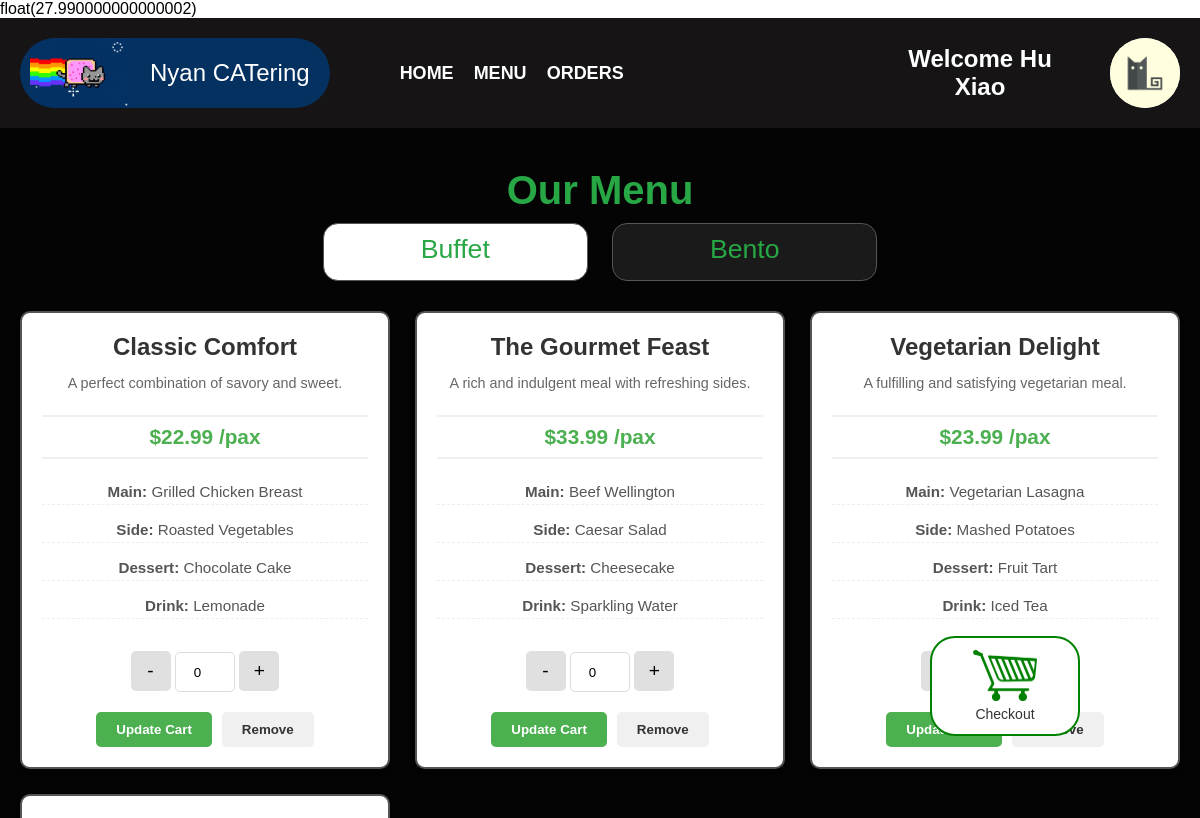
The app's page /frontend/menu_page.php (signed in) with its own data.
### tables this page shows
CREATE TABLE `user_preferences` (
  `user_id` int(50) NOT NULL,
  `name` varchar(255) DEFAULT NULL,
  `address` varchar(255) DEFAULT NULL,
  `preferred_payment_method` varchar(63) DEFAULT NULL,
  `is_notify_by_sms` tinyint(1) NOT NULL,
  `is_notify_by_email` tinyint(1) NOT NULL,
  `is_notify_by_whatsapp` tinyint(1) NOT NULL,
  `is_notify_by_telegram` tinyint(1) NOT NULL
);

CREATE TABLE `packages` (
  `package_id` int(11) NOT NULL,
  `item_name` varchar(255) NOT NULL,
  `description` varchar(500) NOT NULL,
  `price` decimal(10,2) NOT NULL,
  `category` varchar(32) NOT NULL,
  `is_available` int(11) NOT NULL,
  `main` int(11) NOT NULL,
  `side` int(11) NOT NULL,
  `dessert` int(11) NOT NULL,
  `drink` int(11) NOT NULL
);

### backend/core/menu_packages.php (called while the page is built, shortened)
<?php
require_once 'NyanDB.php';
require_once 'menu_items.php';
class MenuPackages{
    public static function get_latest_packages(){
        $sql = "
        SELECT *
        FROM packages
        WHERE package_id IN (
            SELECT MAX(package_id)
            FROM packages
            GROUP BY item_name
        )
        AND is_available = true;
        ";
        $results = NyanDB::single_query($sql, []);
        $result = mysqli_fetch_all($results, MYSQLI_ASSOC);
        return MenuPackages::format_result($result,'package_id');
    }
    public static function get_latest_instock_package_ids(){
        $sql = "
        SELECT p.package_id
        FROM packages p
        JOIN menu_items m1 ON p.main    = m1.menu_item_id AND m1.is_in_stock = 1
        JOIN menu_items m2 ON p.side    = m2.menu_item_id AND m2.is_in_stock = 1
        JOIN menu_items m3 ON p.dessert = m3.menu_item_id AND m3.is_in_stock = 1
        JOIN menu_items m4 ON p.drink   = m4.menu_item_id AND m4.is_in_stock = 1
        WHERE p.package_id IN (
            SELECT MAX(package_id)
            FROM packages
            GROUP BY item_name
        );
        ";
        $results = NyanDB::single_query($sql, []);
        $result = mysqli_fetch_all($results, MYSQLI_ASSOC);
        return MenuPackages::format_result($result,'package_id');
    }
    public static function get_latest_instock_package_information(){
        $output = [];
        $instock_package_info = MenuPackages::get_latest_packages();
        foreach (MenuPackages::get_latest_instock_package_ids() as $package_array){
            $available_package_id = $package_array['package_id'];
            if(isset($instock_package_info[$available_package_id])){
                $package_info = $instock_package_info[$available_package_id];
                $package_info['main_name']    = MenuItems::get_menu_item_by_id($package_info['main'])['item_name'];
                $package_info['side_name']    = MenuItems::get_menu_item_by_id($package_info['side'])['item_name'];
                $package_info['dessert_name'] = MenuItems::get_menu_item_by_id($package_info['dessert'])['item_name'];
                $package_info['drink_name']   = MenuItems::get_menu_item_by_id($package_info['drink'])['item_name'];
                $package_info['img_src']      = MenuItems::get_associated_image_src($available_package_id)??null;
                $output[] = $package_info;
            }
        }
        return $output;
    }
    private static function format_result($array,$attribute){
        $output = [];
        foreach($array as $item){
            $key = $item[$attribute];
            $output[$key] = $item;
        }
        return $output;
    }
}
?>

### backend/core/NyanDB.php (called while the page is built, shortened)
<?php
class NyanDB
{
    public $db;
    private function connect() {
        $this->db = new mysqli(self::HOST, self::USERNAME, self::PASSWORD, self::DBNAME);
    }
    public function close() {
        if ($this->db) {
            $this->db = null;
        }
    }
    private function prepare($sql,$params = []){
        $stmt = $this->db->prepare($sql);
        if (!empty($params)){
            $types = str_repeat('s',count($params));
            $stmt->bind_param($types, ...$params);
        }
        return $stmt;
    }
    public function query($sql,$params){
        $stmt = $this->prepare($sql,$params);
        $result = $stmt->execute();
        if (stripos(trim($sql), 'SELECT') === 0) {
            return $stmt->get_result();
        }
        return $result;
    }
    public static function single_query($sql,$params) {
        $database = new NyanDB();
        $result = $database->query($sql,$params);
        return $result;
    }
}
?>

### backend/core/menu_items.php (called while the page is built, shortened)
<?php
require_once 'NyanDB.php';
class MenuItems{
    public static function get_menu_item_by_id($menu_item_id){
        $sql = "
        SELECT *
        FROM menu_items
        WHERE menu_item_id = ?
        ";
        $results = NyanDB::single_query($sql, [$menu_item_id]);
        $result = $results->fetch_assoc();
        return $result ?? null;
    }
    public static function get_associated_image_src($menu_item_id){
        $sql = "
        SELECT *
        FROM menu_item_images
        WHERE menu_item_id = ?
        ";
        $results = NyanDB::single_query($sql, [$menu_item_id]);
        $result = $results->fetch_assoc();
        if(empty($result)){
            return null;}
        $image = new Image($result['image_name'], $result['image_data'], $result['image_type']);
        return $image->getsrc();
    }
}
?>

### frontend/utilities/resource_aquisition.php (called while the page is built, shortened)
<?php
require_once "..\backend\core\NyanDB.php";
function aquire_username_or_default($default_username): string | null {
    $sql = "SELECT name AS username FROM user_preferences WHERE user_id = ?";
    $result = NyanDB::single_query($sql, [$_SESSION["user_id"]]);
    return $_SESSION["username"];
}
?>

### frontend/menu_page.php (the view, shortened to what this page needs)
<?php
require_once "./components/templates.php";
require_once "./utilities/resource_aquisition.php";
require_once "../backend/core/menu_packages.php";
var_dump(MenuItems::get_total_price(4,8,11,16));
function generate_menu_page(): string
{
    $display_category = $_GET['display_category'] ?? 'buffet';
    $display_items = [
        'bento' => [],
        'buffet' => [],
    ];
    $latest_packages = MenuPackages::get_latest_instock_package_information();
    foreach($latest_packages as $package){
        if($package['category']=='buffet'){
            $display_items['buffet'][$package['package_id']] = $package;
        }
        if($package['category']=='bento'){
            $display_items['bento'][$package['package_id']] = $package;
        }
    }
?>
    <div class="main-content-container">
        <h1 class="title-our-menu">Our Menu</h1>
        <div>
            <button
                class='display-category-toggle-container' <?= $display_category == 'buffet' ? 'disabled' : ''; ?>
                onclick="redirect_back(display_category='buffet')">
                <label>Buffet</label>
            </button>
            <button
                class='display-category-toggle-container' <?= $display_category == 'bento' ? 'disabled' : ''; ?>
                onclick="redirect_back(display_category='bento')">
                <label>Bento</label>
            </button>
        </div>
        <form id='cart-form' method="post">
            <div class="packages-display-frame">
                <?php foreach ($display_items[$display_category] as $item):
                    $package_id = $item['package_id'];
                    $cart_quantity = $_SESSION['cart'][$package_id]??0
                    ?>
                    <div class="package-item-unit-container">
                        <h3><?php echo htmlspecialchars($item['item_name']); ?></h3>
                        <div class="package-description"><?php echo htmlspecialchars($item['description']); ?></div>
                        <div class="package-price">$<?php echo number_format($item['price'], 2); ?> /pax</div>
                        <div class='package-main-name'><b>Main: </b><?php echo htmlspecialchars($item['main_name']); ?></div>
                        <div class='package-side-name'><b>Side: </b><?php echo htmlspecialchars($item['side_name']); ?></div>
                        <div class='package-dessert-name'><b>Dessert: </b><?php echo htmlspecialchars($item['dessert_name']); ?></div>
                        <div class='package-drink-name'><b>Drink: </b><?php echo htmlspecialchars($item['drink_name']); ?></div>
                        <div class="order-quantity-container">
                            <div class="quantity-controls">
                                <button type="button" onclick="adjust_quantity('input_quantity_package_<?=$package_id?>', -1)">-</button>
                                <input name = "<?=$package_id?>" type="number" id="input_quantity_package_<?=$package_id?>" value="<?=$cart_quantity?>" min="0" max="999">
                                <button type="button" onclick="adjust_quantity('input_quantity_package_<?=$package_id?>', 1)">+</button>
                            </div>
                            <div class="popup-buttons">
                                <button class="add-to-cart-btn"
                                    onclick="update_cart(<?=$package_id?>)">
                                    Update Cart
                                </button>
                                <button class="cancel-btn"
                                    onclick="reset_quantity('input_quantity_package_<?=$package_id?>')">
                                    Remove
                                </button>
                            </div>
                        </div>
                    </div>
                <?php endforeach; ?>
            </div>
        </form>
        <a href="checkout_page.php">
            <div class="cart-container">
                <div class="cart-img-container">
                    <img src="./assets/green_shop-pict-cart.png" alt="checkout-button">
                    <span class="cart-text">Checkout</span>
                </div>
            </div>
        </a>
    </div>
<?php
    return ob_get_clean();
}
$username = aquire_username_or_default(DEFAULT_USERNAME);
(new PageTemplate())
    ->set_footer()
    ->set_content(generate_menu_page())
    ->set_header(MENU_PAGE_STYLES)
    ->set_navibar(NAV_LINKS, $username)
    ->set_outline(MENU_PAGE_SCRIPTS)
    ->render();
?>

### frontend/components/templates.php (shortened to what this page needs)
<?php
class PageTemplate
{
    private ?string $content = null;
    private string $header_title;
    private string $header;
    private string $outline;
    private string $navibar;
    private string $footer;
    public function __construct()
    {
        $this->content = <<<HTML
            <div id="dummy-content"></div>
        HTML;
    }
    public function set_content(string $content): self
    {
        $this->content = $content;
        return $this;
    }
    public function set_header(array $style_files, string $title = PROJECT_TITLE, ): self
    {
        $this->header_title = $title;
        $this->header = <<<HTML
            <!DOCTYPE html>
            <html lang="en">
            <head>
                <meta charset="UTF-8">
                <meta name="viewport" content="width=device-width, initial-scale=1.0">
                <title>$title</title>
        HTML;
        foreach ($style_files as $style_file) {
            $this->header .= <<<STYLE
                <link rel="stylesheet" href="$style_file">
            STYLE;
        }
        $this->header .= <<<HTML
            </head>
        HTML;
        return $this;
    }
    public function set_outline(array $scripts): self
    {
        $NAVIBAR_PLACEHOLDER = self::NAVIBAR_PLACEHOLDER;
        $CONTENT_PLACEHOLDER = self::CONTENT_PLACEHOLDER;
        $FOOTER_PLACEHOLDER  = self::FOOTER_PLACEHOLDER;
        $this->outline = <<<HTML
            <body>
            <div class="screen-adjuster">
                <div class="main-outline">
                    <div class="nav-bar-outline">
                        $NAVIBAR_PLACEHOLDER
                    </div>
                    <div class="secondary-outline">
                        $CONTENT_PLACEHOLDER
                    </div>
                    <div>
                        $FOOTER_PLACEHOLDER
                    </div>
                </div>
            </div>
        HTML;
        foreach ($scripts as $script_file) {
            $this->outline .= <<<HTML
                <script src="$script_file" defer></script>
            HTML;
        }
        $this->outline .= <<<HTML
            </body>
        HTML;
        return $this;
    }
    public function set_navibar(array $links, ?string $username = null)
    {
        $this->navibar = <<<HTML
            <nav class="navi-bar-container unselectable">
                <div class="cater-icon-name-container">
                    <div class="cater-icon">
                        <img src="./assets/cat-space.gif" alt="NyanCat">
                    </div>
                    <div class="cater-name">
                        {$this->header_title}
                    </div>
                </div>
                <div class="navi-links-container">
        HTML;
        foreach ($links as $category => $content) {
            $this->navibar .= <<<HTML
                <div class="navi-link-container">
            HTML;
            if (is_array($content)) {
                foreach ($content as $sub_cat => $sub_content) {
                }
            } else {
                $this->navibar .= <<<HTML
                    <a href="$content">$category</a>
                HTML;
            }
            $this->navibar .= "</div>";
        }
        $this->navibar .= <<<HTML
                </div>
                <div class="spacer"></div>
        HTML;
        if ($username !== null) {
            $this->navibar .= <<<HTML
                <div class="welcome-message-container">
                    <span>
                        Welcome $username <br>
                    </span>
                </div>
            HTML;
        }
        if ($username === null) {
            $this->navibar .= <<<HTML
                <button class="sign-in-up-container">
                    <a class="sign-in-sign-up" href="./sign_in_up_page.php">
                        Sign In
                    </a>
                </button>
                </nav>
            HTML;
        } else {
            $this->navibar .= <<<HTML
                    <button class="account-avatar-container" onclick="avatar_onclick()">
                        <img src="./assets/cat-avatar.png" alt="">
                    </button>
                </nav>
            HTML;
        }
        return $this;
    }
    public function set_footer()
    {
        $this->footer = <<<HTML
            <footer>
                <Address>
                    <div class="footer-text-title">Address</div>
                    <div class="footer-text-body">
                        Nyan Cat Residence              <br>
                        42 Rainbow Lane                 <br>
                        Pixelville, Internet Universe   <br>
                        Purrfect Galaxy, 001010         <br>
                        Cyberspace                      <br>
                    </div>
                </Address>
                <div>
                    <div class="footer-text-title">Email</div>
                    <div class="footer-text-body">nyancat@localhost.org</div>
                </div>
                <div class="footer-text-title">Participate</div>
                <div class="footer-text-title">Term of Service</div>
                <div class="footer-text-title">Policy</div>
                <div class="footer-text-title">Cookie Policy</div>
            </footer>
        HTML;
        return $this;
    }
    public function render()
    {
        $placeholders = [
            self::NAVIBAR_PLACEHOLDER,
            self::CONTENT_PLACEHOLDER,
            self::FOOTER_PLACEHOLDER,
        ];
        $body = str_replace(
            $placeholders,
            [$this->navibar, $this->content, $this->footer],
            $this->outline
        );
        $page = $this->header . $body;
        echo $page;
    }
}
?>

### records on screen
user_preferences: name "Hu Xiao"
packages: item_name "Classic Comfort", description "A perfect combination of savory and sweet.", price "22.99", main_name "Grilled Chicken Breast", side_name "Roasted Vegetables", dessert_name "Chocolate Cake", drink_name "Lemonade", package_id "0"
packages: item_name "The Gourmet Feast", description "A rich and indulgent meal with refreshing sides.", price "33.99", main_name "Beef Wellington", side_name "Caesar Salad", dessert_name "Cheesecake", drink_name "Sparkling Water", package_id "0"
packages: item_name "Vegetarian Delight", description "A fulfilling and satisfying vegetarian meal.", price "23.99", main_name "Vegetarian Lasagna", side_name "Mashed Potatoes", dessert_name "Fruit Tart", drink_name "Iced Tea"

### other values on screen
$this->header_title "Nyan CATering"
$category "HOME MENU ORDERS"
